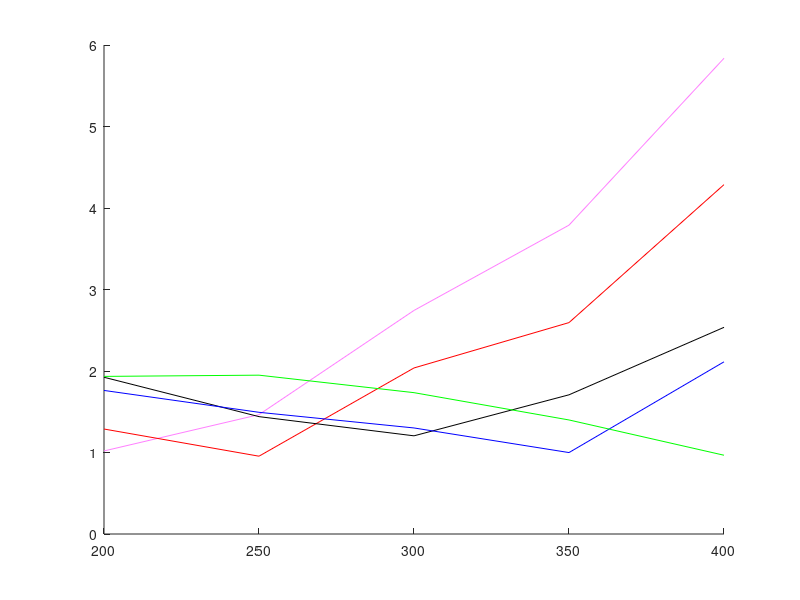

MATLAB code for this plot: (Note: this script raises an error after producing the figure.)
clear();
close all;

x = [200 250 300 350 400]

y_angle_200 = [1.0190 1.4645 2.7432 3.7898 5.8372];
y_angle_250 = [1.2881 0.9547 2.0374 2.5939 4.2868];
y_angle_300 = [1.9233 1.4401 1.2046 1.7079 2.5358];
y_angle_350 = [1.7615 1.4932 1.3012 0.9992 2.1126];
y_angle_400 = [1.9338 1.9489 1.7343 1.3993 0.9665];


dist_y_200 = [9.4194 13.1342 28.2081 46.3946 83.1855];
dist_y_250 = [11.4064 8.9397 21.9172 33.8458 61.3181];
dist_y_300 = [16.6498 13.7689 12.5851 19.7088 30.1755];
dist_y_350 = [17.2957 14.1243 13.9769 12.1574 25.8937];
dist_y_400 = [16.8176 16.8360 16.6995 15.7016 14.1235];

figure;
hold on;
%title(['Calibration plane']);
color = {[1 .5 1],'r','k','b','g'};
leg = {'at the depth of 200mm', 'at the depth of 250mm', 'at the depth of 300mm','at the depth of 350mm','at the depth of 400mm'};
plot(x, y_angle_200, 'color',color{1});
plot(x, y_angle_250, 'color',color{2});
plot(x, y_angle_300, 'color',color{3});
plot(x, y_angle_350, 'color',color{4});
plot(x, y_angle_400, 'color',color{5});
ax = gca;
ax.XTick = [0:50:400];
legend(leg);
xlabel('Estimation Plane');
ylabel('Angular error (deg.)');
hold off;

figure;
hold on;
%title(['Calibration plane']);
color = {[1 .5 1],'r','k','b','g'};
leg = {'at the depth of 200mm', 'at the depth of 250mm', 'at the depth of 300mm','at the depth of 350mm','at the depth of 400mm'};
plot(x, dist_y_200, 'color',color{1});
plot(x, dist_y_250, 'color',color{2});
plot(x, dist_y_300, 'color',color{3});
plot(x, dist_y_350, 'color',color{4});
plot(x, dist_y_400, 'color',color{5});
ax = gca;
ax.XTick = [0:50:400];
legend(leg);
xlabel('Estimation Plane');
ylabel('Distance error (mm)');
hold off;


y_angle_fakedepth = [0.4344 0.3101 0.2708 0.3125 0.2031];
figure;
hold on;
%title(['Calibration plane']);
color = {[1 .5 1],'r','k','b','g'};
leg = {'average of two eye in 2D estimation'};
plot(x,y_angle_fakedepth,'--ks',...
    'LineWidth',2,...
    'MarkerSize',10,...
    'MarkerEdgeColor','r',...
    'MarkerFaceColor',[0.5,0.5,0.5])
ax = gca;
ax.XTick = [0:50:400];
legend(leg);
xlabel('Cibration Plane');
ylabel('Angular error (deg.)');
hold off;

y_dist_fakedepth = [5.3354 3.9013 3.4630 3.7081 2.4563];
figure;
hold on;
%title(['Calibration plane']);
color = {[1 .5 1],'r','k','b','g'};
leg = {'average of two eye in 2D estimation'};
plot(x,y_dist_fakedepth,'--ks',...
    'LineWidth',2,...
    'MarkerSize',10,...
    'MarkerEdgeColor','b',...
    'MarkerFaceColor',[0.5,0.5,0.5])
ax = gca;
ax.XTick = [0:50:400];
legend(leg);
xlabel('Cibration Plane');
ylabel('Distance error (mm)');
hold off;

figure;
hold on;
%title(['Calibration plane']);
color = {[1 .5 1],'r','k','b','g'};
leg = {'at the depth of 250mm'};
plot(x, y_angle_250,'-rs',...
    'LineWidth',1,...
    'MarkerSize',5,...
    'MarkerEdgeColor',[0,0,0],...
    'MarkerFaceColor',[0.5,0.5,0.5]);
ax = gca;
ax.XTick = [0:50:400];
ay = gca;
ay.YTick = [0:1:10];
legend(leg);
xlabel('Estimation Plane');
ylabel('Angular error (deg.)');
hold off;
 
 
 
 








